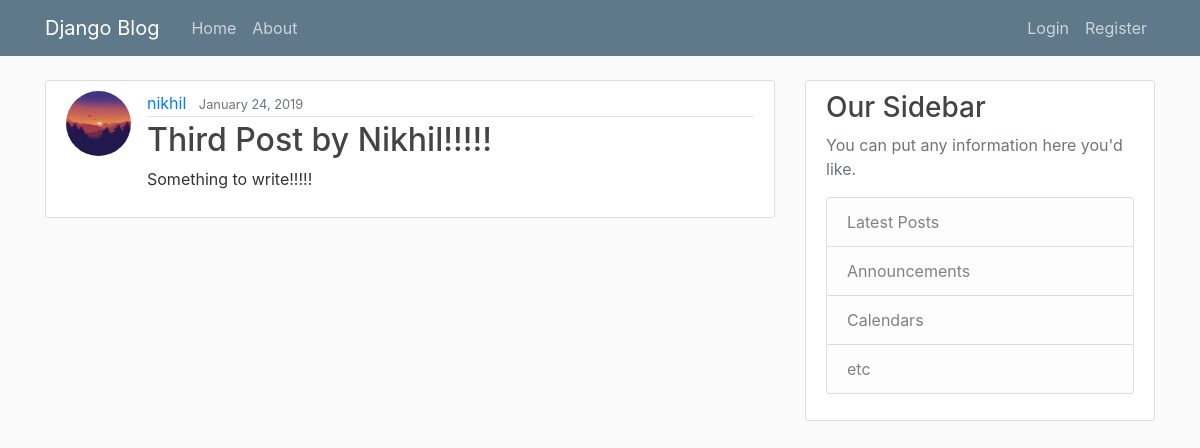
The page /post/34/ on the database its author committed.
### blog/models.py (models this page shows, shortened)
class Post(models.Model):
	title = models.CharField(max_length=100)
	content = models.TextField()
	date_posted = models.DateTimeField(default=timezone.now)
	send_via = models.IntegerField(choices=send_choices, default=1)
	author = models.ForeignKey(User, on_delete=models.CASCADE)

### users/models.py (models this page shows, shortened)
class Profile(models.Model):
	user = models.OneToOneField(User, on_delete=models.CASCADE)
	image = models.ImageField(default='default.jpg', upload_to='profile_pics')

### blog/views.py (the view)
# urls.py: path('post/<int:pk>/', PostDetailView.as_view(), name='post-detail'),
class PostDetailView(DetailView):
	model = Post
	template_name = 'blog/post_detail.html'

### blog/templates/blog/post_detail.html (shortened to what this page needs)
{% extends "blog/base.html" %}
{% block content %}
	<article class="media content-section">
	  <img class="rounded-circle article-img" src="{{ post.author.profile.image.url }}">
	  <div class="media-body">
	    <div class="article-metadata">
	      <a class="mr-2" href="{% url 'user-posts' object.author.username %}">{{ object.author }}</a>
	      <small class="text-muted">{{ object.date_posted|date:"F d, Y" }}</small>
	    </div>
	    <h2 class="article-title">{{ object.title }}</h2>
	    <p class="article-content">{{ object.content }}</p>
	  </div>
	</article>
{% endblock content %}

### blog/static/blog/main.css (style rules this page uses)
body { background: #fafafa; color: #333333; margin-top: 5rem; }
h1, h2, h3, h4, h5, h6 { color: #444444; }
.content-section { background: #ffffff; padding: 10px 20px; border: 1px solid #dddddd; border-radius: 3px; margin-bottom: 20px; }
.article-title { color: #444444; }
.article-content { white-space: pre-line; }
.article-img { height: 65px; width: 65px; margin-right: 16px; }
.article-metadata { padding-bottom: 1px; margin-bottom: 4px; border-bottom: 1px solid #e3e3e3 }

### rows shown on the page
Post: author.profile.image (placeholder picture), author "nikhil", date_posted "January 24, 2019", title "Third Post by Nikhil!!!!!", content "Something to write!!!!!"
